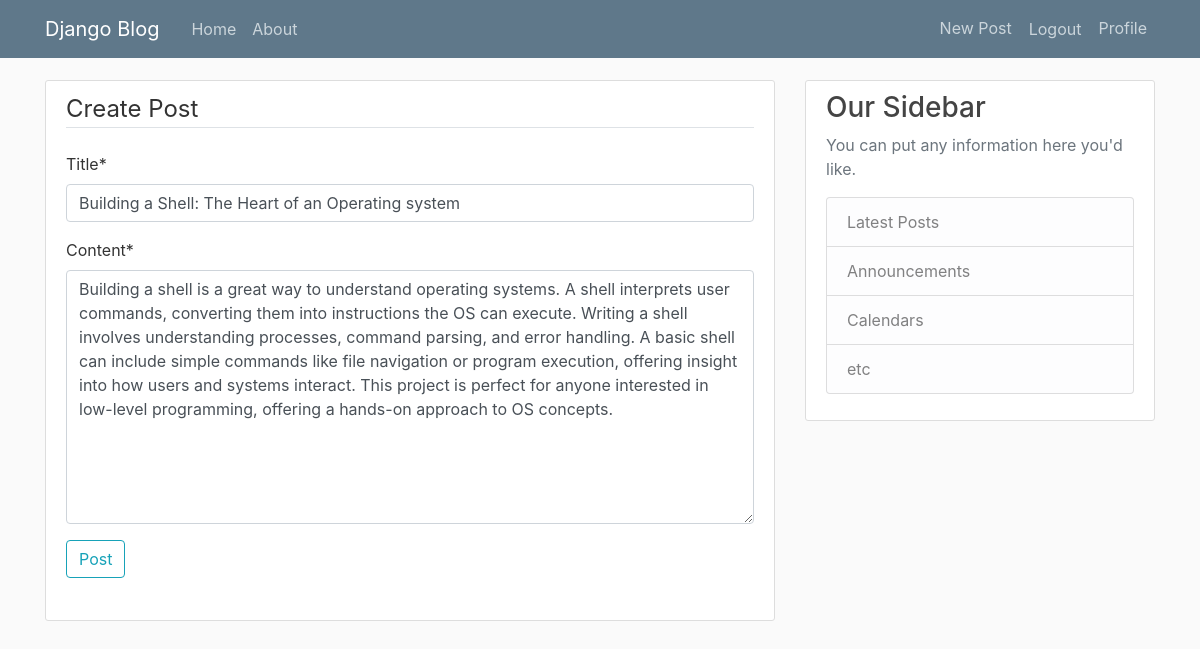
Page /post/16/update/ (signed in) on the committed database.
### blog/models.py (models this page shows, shortened)
class Post(models.Model):
    title = models.CharField(max_length=100)
    content = models.TextField()
    date_posted = models.DateTimeField(default=timezone.now)
    author = models.ForeignKey(User, on_delete=models.CASCADE)
    edited = models.IntegerField(default=0)

### blog/views.py (the view, shortened to what this page needs)
# urls.py: path("post/<int:pk>/update/", PostUpdateView.as_view(), name="post-update"),
class PostUpdateView(LoginRequiredMixin, UserPassesTestMixin, UpdateView):
    model = Post
    fields = ['title', 'content']
    def test_func(self):
        post = self.get_object()
        if(self.request.user == post.author):
            return True
        return False

### blog/templates/blog/post_form.html (shortened to what this page needs)
{% extends "blog/base.html" %} {% load crispy_forms_tags %} {% block content %}
<div class="content-section">
  <form method="POST">
    <fieldset class="form-group">
      <legend class="border-bottom mb-4">Create Post</legend>
      {{ form|crispy }}
      <div class="form-group">
        <button class="btn btn-outline-info" type="submit">Post</button>
      </div>
    </fieldset>
  </form>
</div>
{% endblock content %}

### blog/static/blog/main.css (style rules this page uses)
body { background: #fafafa; color: #333333; margin-top: 5rem; }
.content-section { background: #ffffff; padding: 10px 20px; border: 1px solid #dddddd; border-radius: 3px; margin-bottom: 20px; }

### rows in the picture
Post: title "Building a Shell: The Heart of an Operating system", content "Building a shell is a great way to understand operating systems. A shell interprets user commands, converting them into instructions the OS can execute. Writing a shell involves understanding processes, command parsing, and error handling. A basic shell can include simple commands like file navigation or program execution, offering insight into how users and systems interact. This project is perfect for anyone interested in low-level programming, offering a hands-on approach to OS concepts."
